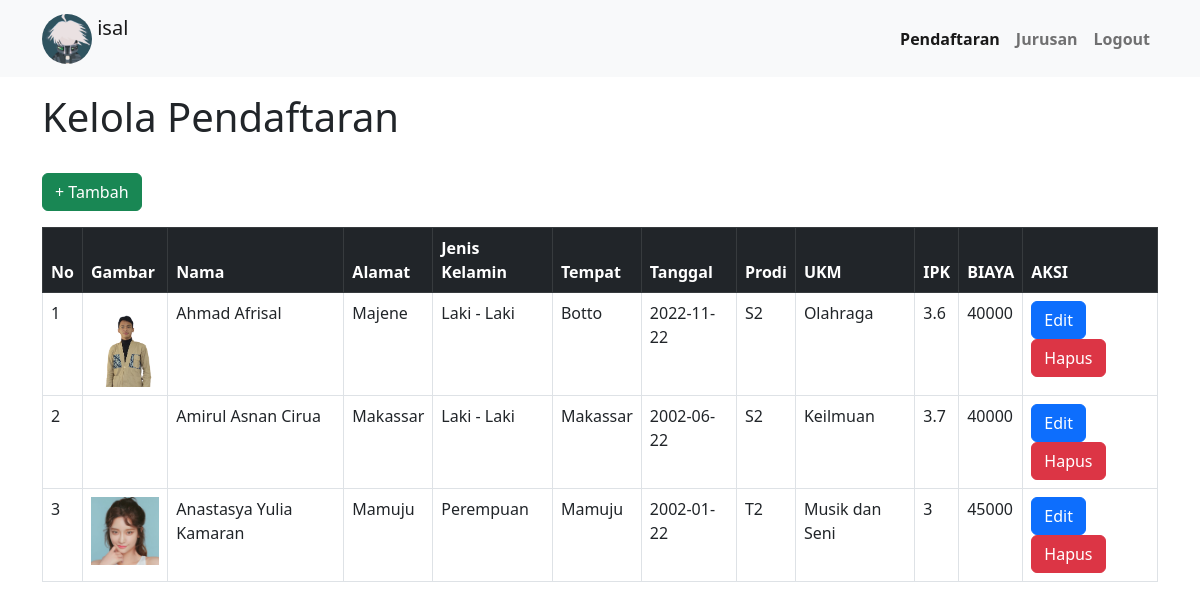
/pendaftaran/index.php (signed in), run on the app's committed database.
### tables this page shows
CREATE TABLE `tblpendaftaran` (
  `pendaftaran_id` int(11) NOT NULL,
  `pendaftaran_nama` varchar(50) NOT NULL,
  `pendaftaran_gambar` text DEFAULT NULL,
  `pendaftaran_alamat` text NOT NULL,
  `pendaftaran_gender` varchar(20) NOT NULL,
  `pendaftaran_tempatlahir` varchar(30) NOT NULL,
  `pendaftaran_tanggallahir` date NOT NULL,
  `prodi_kode` char(2) NOT NULL,
  `pendaftaran_ukm` text NOT NULL,
  `pendaftaran_ipk` float NOT NULL,
  `pendaftaran_biaya` int(11) NOT NULL
);

### pendaftaran/index.php (the view, shortened to what this page needs)
<!doctype html>
<html lang="en">
<head>
    <link   href="https://cdn.jsdelivr.net/npm/bootstrap@5.2.2/dist/css/bootstrap.min.css"
            rel="stylesheet"
>
</head>
<body>
    <nav class="navbar navbar-expand-lg bg-light">
            <div class="container">
                <a class="navbar-brand" href="#">
                    <img src="../uploads/default.jpg" alt="Logo" width="50" height="50"
                            class="d-inline-block align-text-top rounded-circle">
                            <?= $_SESSION["username"]; ?>
                </a>
                <div class="collapse navbar-collapse "  id="navbarNav">
                    <ul class="navbar-nav ms-auto">
                        <li class="nav-item">
                            <a class="nav-link active" aria-current="page" href="#">
                                <b>Pendaftaran</b>
                            </a>
                        </li>
                        <li class="nav-item">
                            <a class="nav-link" href="../jurusan/index.php"><b>Jurusan</b></a>
                        </li>
                        <li class="nav-item">
                            <a class="nav-link" href="../logout.php"><b>Logout</b></a>
                        </li>
                    </ul>
                </div>
            </div>
    </nav>
    <div class="container">
    <h1 class="my-3">Kelola Pendaftaran</h1>
    <a href="daftar.php" class="btn btn-success my-3">+ Tambah</a>
    <br>
    <table class="table table-hover table-bordered table-responsive">
        <thead class="table-dark">
        <tr>
            <th>No</th>
            <th>Gambar</th>
            <th>Nama</th>
            <th>Alamat</th>
            <th>Jenis Kelamin</th>
            <th>Tempat</th>
            <th>Tanggal</th>
            <th>Prodi</th>
            <th>UKM</th>
            <th>IPK</th>
            <th>BIAYA</th>
            <th>AKSI</th>
        </tr>
        </thead>
        <?php
            include '../config.php';
            $no = 1;
            $query = mysqli_query($config, "SELECT * FROM tblpendaftaran");
            while ($d = mysqli_fetch_array($query)) {
        ?>
            <tr>
                <td><?= $no++;?></td>
                <td>
                    <img src="../uploads/<?= $d['pendaftaran_gambar']; ?>"
                            class="img-fluid"
                            width="70px" alt=""
                            srcset="">
                </td>
                <td><?= $d['pendaftaran_nama']; ?></td>
                <td><?= $d['pendaftaran_alamat']; ?></td>
                <td><?= $d['pendaftaran_gender']; ?></td>
                <td><?= $d['pendaftaran_tempatlahir']; ?></td>
                <td><?= $d['pendaftaran_tanggallahir']; ?></td>
                <td><?= $d['prodi_kode']; ?></td>
                <td><?= $d['pendaftaran_ukm']; ?></td>
                <td><?= $d['pendaftaran_ipk']; ?></td>
                <td><?= $d['pendaftaran_biaya']; ?></td>
                <td>
                    <a href="edit.php?pendaftaran_id=<?= $d['pendaftaran_id'];?>" class="btn btn-primary">Edit</a>
                    <a href="delete.php?pendaftaran_id=<?= $d['pendaftaran_id'];?>" class="btn btn-danger">Hapus</a>
                </td>
            </tr>
        <?php
            }
        ?>
    </table>
    </div>
  </body>
</html>

### data on the page
tblpendaftaran: pendaftaran_gambar (picture), pendaftaran_nama "Ahmad Afrisal", pendaftaran_alamat "Majene", pendaftaran_gender "Laki - Laki", pendaftaran_tempatlahir "Botto", pendaftaran_tanggallahir "2022-11-22", prodi_kode "S2", pendaftaran_ukm "Olahraga", pendaftaran_ipk "3.6", pendaftaran_biaya "40000"
tblpendaftaran: pendaftaran_nama "Amirul Asnan Cirua", pendaftaran_alamat "Makassar", pendaftaran_gender "Laki - Laki", pendaftaran_tempatlahir "Makassar", pendaftaran_tanggallahir "2002-06-22", prodi_kode "S2", pendaftaran_ukm "Keilmuan", pendaftaran_ipk "3.7", pendaftaran_biaya "40000"
tblpendaftaran: pendaftaran_gambar (picture), pendaftaran_nama "Anastasya Yulia Kamaran", pendaftaran_alamat "Mamuju", pendaftaran_gender "Perempuan", pendaftaran_tempatlahir "Mamuju", pendaftaran_tanggallahir "2002-01-22", prodi_kode "T2", pendaftaran_ukm "Musik dan Seni", pendaftaran_ipk "3", pendaftaran_biaya "45000"

### other printed values
$_SESSION["username"] "isal"
